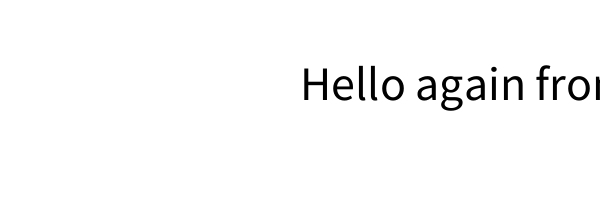
Frame 1 (no input)
Frame 60 (the mouse pressed at the canvas centre just before this capture): identical to frame 1, image omitted
Frame 120 (the mouse held since frame 60 and released just before this capture): identical to frame 1, image omitted

The Processing sketch that drew this single still picture (run headless with seeded random() and noise(); from frame 60 on, the mouse is pressed at the canvas centre):

// Processing sketch: float___java
// ── float___java.pde
void setup()
{
  size(600,200);
  fill(0);
  textSize(48);
 
  float xPos = width/2;    // Initialise xPos to right of sketch (300);
}
 
void draw()
{
  float xPos = width/2;
  background(255);
  String message = "Hello again from the coding bootcamp...";
  text(message,xPos,height/2);
 
  xPos = xPos - 1;  // Decrease the value of xPos by one on each redraw
}

/* If you copy and run this code in Processing you will 
notice that your text stays put. This is because the 
variable xPos in the setup method is not the same as 
the variable xPos in the draw method. They are two 
independent variables declared in different scopes 
that happen to have the same name. */

/* So why is the text not moving? Our setup method 
declares and initializes a variable called xPos. 
However, as soon as our program exits the setup method, 
this variable ceases to exit */

/* Our program will then repeatedly run through the 
draw method. Every time our program enters draw, a 
new variable xPos is created and initialized. */

/*During the next draw iteration, a brand new instance 
of xPos will be created and initialized to the same 
constant value: width/2. Our text will thus be drawn 
in the same position over and over again. */
